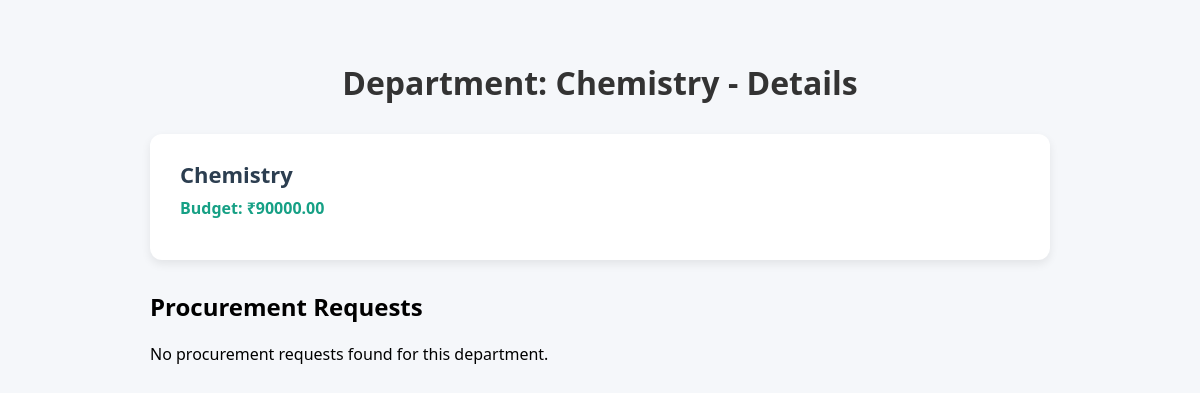
Before: /department_details/3/ with the older database file.
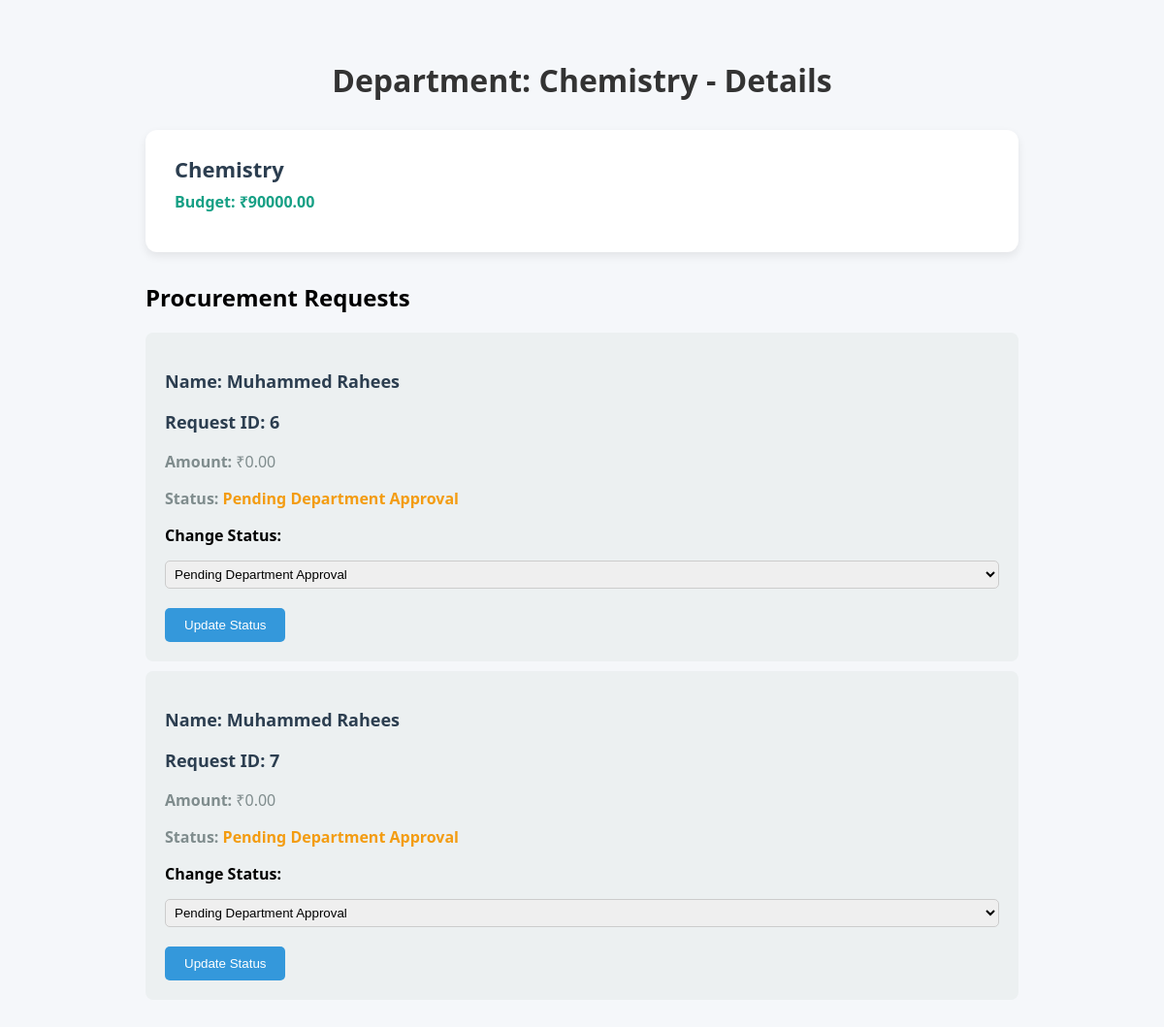
After: the same page with the newer database file.
### core/models.py (models this page shows, shortened)
class ProcurementRequest(models.Model):
    requester = models.CharField(max_length=100)
    department = models.ForeignKey(Department, on_delete=models.CASCADE)
    category = models.CharField(max_length=50, choices=CATEGORY_CHOICES)
    it_equipment = models.ForeignKey(ITEquipmentDetails, on_delete=models.SET_NULL, null=True, blank=True)
    office_supply = models.ForeignKey(OfficeSupplyDetails, on_delete=models.SET_NULL, null=True, blank=True)
    quantity = models.IntegerField()
    total_cost = models.DecimalField(max_digits=12, decimal_places=2, blank=True)
    description = models.TextField(blank=True)
    status = models.CharField(max_length=50, choices=STATUS_CHOICES, default='Pending Department Approval')
    submitted_at = models.DateTimeField(auto_now_add=True)
    def __str__(self):
        return f"{self.requester} - {self.category} - {self.status}"

### core/views.py (the view)
# urls.py: path('department_details/<int:dep_id>/', views.department_details, name='department_details'),
def department_details(request, dep_id):
    department = Department.objects.filter(id = dep_id).first()
    if not department:
        raise Http404('Department not found')
    ProcurementRequest_request = ProcurementRequest.objects.filter(department=department)
    print(ProcurementRequest_request,'ssssssssssssssssssssssssss')
    context = {
        'department': department,
        'procurement_requests': ProcurementRequest_request
    }
    return render(request, 'department_details.html', context)

### core/templates/department_details.html (shortened to what this page needs)
<!DOCTYPE html>
<html lang="en">
<head>
</head>
<body>
    <h1>Department: {{ department.name }} - Details</h1>
    <div class="container">
        <div class="card">
            <h2>{{ department.name }}</h2>
            <p class="budget">Budget: ₹{{ department.budget }}</p>
        </div>
        <div class="procurement-requests">
            <h2>Procurement Requests</h2>
            {% if procurement_requests %}
                {% for request in procurement_requests %}
                    <div class="request-card">
                        <h3>Name: {{ request.requester }}</h3>
                        <h3>Request ID: {{ request.id }}</h3>
                        <p><strong>Amount:</strong> ₹{{ request.total_cost }}</p>
                        <p><strong>Status:</strong>
                            {% if request.status == 'Pending Department Approval' %}
                                <span class="status pending">{{ request.status }}</span>
                            {% elif request.status == 'Rejected by Department' %}
                                <span class="status rejected">{{ request.status }}</span>
                            {% elif request.status == 'Pending Finance Approval' %}
                                <span class="status pending">{{ request.status }}</span>
                            {% else %}
                                <span class="status approved">{{ request.status }}</span>
                            {% endif %}
                        </p>
                        <form method="POST" class="status-form" data-id="{{ request.id }}">
                            <label for="status">Change Status:</label>
                            <select name="status" class="status-select">
                                <option value="Pending Department Approval" {% if request.status == 'Pending Department Approval' %}selected{% endif %}>Pending Department Approval</option>
                            </select>
                            <button type="submit">Update Status</button>
                        </form>
                    </div>
                {% endfor %}
            {% else %}
                <p>No procurement requests found for this department.</p>
            {% endif %}
        </div>
    </div>
</body>
</html>

Changed rows visible on the page:
added ProcurementRequest: requester "Muhammed Rahees", id "6", total_cost "0.00", status "Pending Department Approval"
added ProcurementRequest: requester "Muhammed Rahees", id "7", total_cost "0.00", status "Pending Department Approval"
Other visible differences:
text no longer shown: "No procurement requests found for this department."
